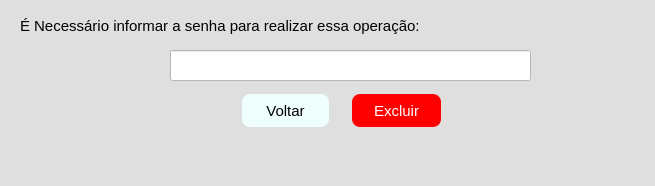
<?xml version="1.0" encoding="UTF-8"?>
<ui version="4.0">
 <class>MainWindow</class>
 <widget class="QMainWindow" name="MainWindow">
  <property name="geometry">
   <rect>
    <x>0</x>
    <y>0</y>
    <width>655</width>
    <height>186</height>
   </rect>
  </property>
  <property name="windowTitle">
   <string>MainWindow</string>
  </property>
  <property name="styleSheet">
   <string notr="true">background-color: rgb(223, 223, 223);</string>
  </property>
  <widget class="QWidget" name="centralwidget">
   <widget class="QLabel" name="label">
    <property name="geometry">
     <rect>
      <x>20</x>
      <y>10</y>
      <width>511</width>
      <height>31</height>
     </rect>
    </property>
    <property name="font">
     <font>
      <pointsize>11</pointsize>
      <weight>50</weight>
      <bold>false</bold>
     </font>
    </property>
    <property name="text">
     <string>É Necessário informar a senha para realizar essa operação: </string>
    </property>
   </widget>
   <widget class="QLineEdit" name="lineEdit">
    <property name="geometry">
     <rect>
      <x>170</x>
      <y>50</y>
      <width>361</width>
      <height>31</height>
     </rect>
    </property>
    <property name="styleSheet">
     <string notr="true">background-color: rgb(255, 255, 255);</string>
    </property>
    <property name="echoMode">
     <enum>QLineEdit::Password</enum>
    </property>
   </widget>
   <widget class="QPushButton" name="pushButton_exckuir">
    <property name="geometry">
     <rect>
      <x>350</x>
      <y>90</y>
      <width>93</width>
      <height>41</height>
     </rect>
    </property>
    <property name="styleSheet">
     <string notr="true">QPushButton {
    
	background-color: rgb(255, 0, 0);
           border: none;
           padding: 10px 20px;
           text-align: center;
           text-decoration: none;
           display: inline-block;
color: white;
           font-size: 15px;
           margin: 4px 2px;
           cursor: pointer;
           border-radius: 8px;
        }
        QPushButton:hover {
          
	
	
	background-color: rgb(190, 16, 16);
        }</string>
    </property>
    <property name="text">
     <string>Excluir</string>
    </property>
   </widget>
   <widget class="QPushButton" name="pushButton_voltar">
    <property name="geometry">
     <rect>
      <x>240</x>
      <y>90</y>
      <width>91</width>
      <height>41</height>
     </rect>
    </property>
    <property name="styleSheet">
     <string notr="true">QPushButton {
           
	
	
	background-color: rgb(238, 255, 254);
           border: none;
           padding: 10px 20px;
           text-align: center;
           text-decoration: none;
           display: inline-block;
           font-size: 15px;
           margin: 4px 2px;
           cursor: pointer;
           border-radius: 8px;
        }
        QPushButton:hover {
          
	
	background-color: rgb(255, 255, 255);
        }</string>
    </property>
    <property name="text">
     <string>Voltar</string>
    </property>
   </widget>
  </widget>
  <widget class="QMenuBar" name="menubar">
   <property name="geometry">
    <rect>
     <x>0</x>
     <y>0</y>
     <width>655</width>
     <height>26</height>
    </rect>
   </property>
  </widget>
  <widget class="QStatusBar" name="statusbar"/>
 </widget>
 <resources/>
 <connections/>
</ui>
